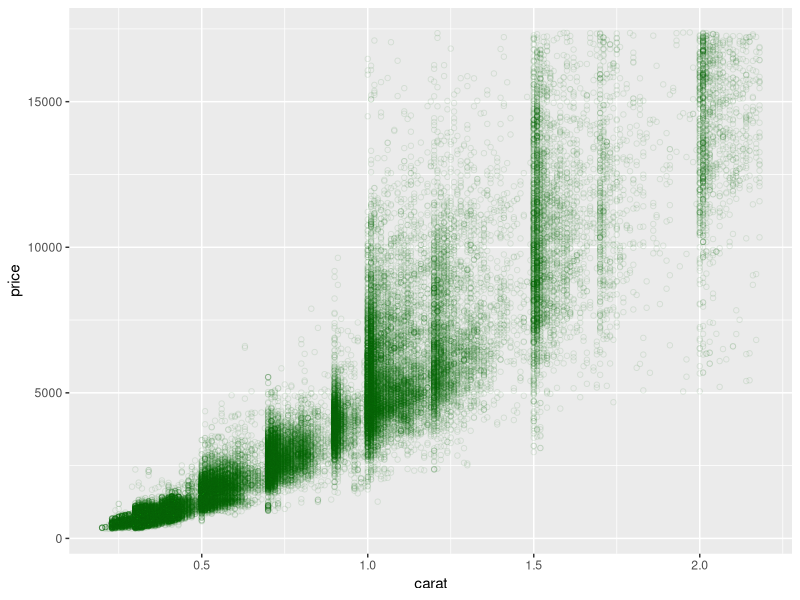
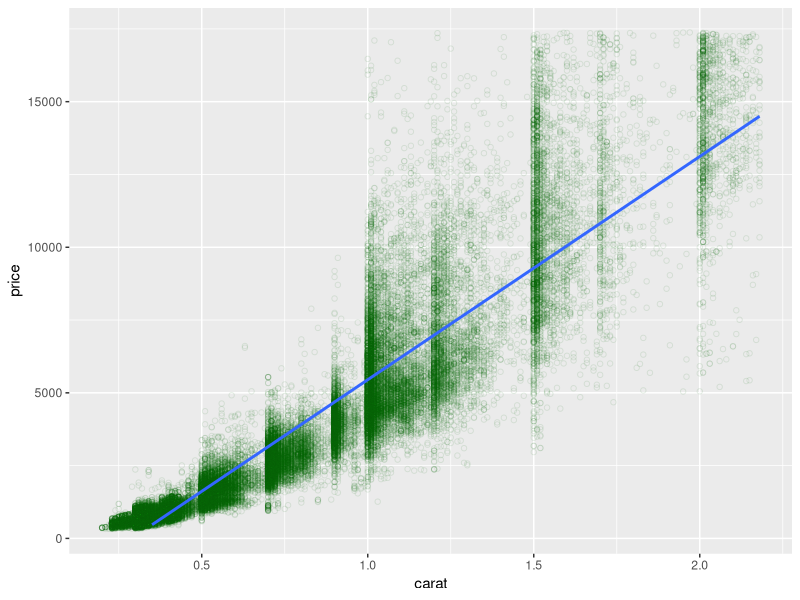

R code for these plots, in order: (Note: this script raises an error after producing the figures.)
# Predictive Analysis

library(ggplot2)
library(ggthemes)
library(gridExtra)
library(scales)
library(dplyr)
#install.packages('GGally')
library(GGally)
#install.packages('memisc')
library(memisc)
library(lattice)
library(MASS)
#install.packages('car')
library(car)
library(reshape2)
library(dplyr)

# load dataset 
data("diamonds")

# find all info available on the dataset 
help("diamonds")

# Create a scatterplot of price (y) vs carat weight (x).
# Limit the x-axis and y-axis to omit the top 1% of values.
ggplot(diamonds, aes(x=carat, y=price)) +
  geom_point(color="darkgreen", alpha = 1/10 , shape = 21) +
  scale_x_continuous(limits=c(min(diamonds$carat), quantile(diamonds$carat, 0.99))) +
  scale_y_continuous(limits=c(min(diamonds$price), quantile(diamonds$price, 0.99)))

# Non- Linear Relationship

ggplot(diamonds, aes(x=carat, y=price)) +
  geom_point(color="darkgreen", alpha = 1/10 , shape = 21) +
  stat_smooth(method="lm") +
  scale_x_continuous(limits=c(min(diamonds$carat), quantile(diamonds$carat, 0.99))) +
  scale_y_continuous(limits=c(min(diamonds$price), quantile(diamonds$price, 0.99)))

# Linear Model results in a seemingly incorrect model. We can miss
# prediction in many places.

set.seed(20022012)
diamonds_samp <- diamonds[sample(1:length(diamonds$price),10000),]
ggpairs(diamond_samp,
        lower = list(continuous = wrap("points", shape = I('.'))),
        upper = list(combo = wrap("box", outlier.shape = I('.'))))

# We notice the followings:
# diamond price is almost linearly correlated with x, y, z and carat; 
# These are the critical factors driving price
# diamond price seems related to cut/color/clarity but is not very 
# clear from this plot 
# diamond price seems not directly related to depth and table

# Create two histograms of the price variable
# and place them side by side on one output image.

plot1 <- ggplot(diamonds,aes(x=price))+
  geom_histogram(color='darkblue',fill = 'darkblue',  binwidth=100)+
  scale_x_continuous()+
  ggtitle('Price')

plot2 <- ggplot(diamonds,aes(x=price))+
  geom_histogram(color='darkred',fill='darkred',  binwidth=0.01)+
  scale_x_log10()+
  ggtitle('Price(log10)')

grid.arrange(plot1, plot2, ncol = 2)

# It’s obvious that the price histogram is skewed to the left
# side while the log10(price) seems to be a bell curve distributed.
# Also, the two peaks in the log10(price) plot coincides with 
# the 1st and 3rd quantile of price going side by side of the rich/poor
# theory explained. 

### Create a new function to transform the carat variable
cuberoot_trans = function() trans_new('cuberoot',
                                      transform = function(x) x^(1/3),
                                      inverse = function(x) x^3)

### Use the cuberoot_trans function
ggplot(aes(carat, price), data = diamonds) + 
  geom_point(color = 'darkblue',
             alpha = 1/10, 
             size = 0.75,
             position = 'jitter') + 
  scale_x_continuous(trans = cuberoot_trans(), limits = c(0.2, 3),
                     breaks = c(0.2, 0.5, 1, 2, 3)) + 
  scale_y_continuous(trans = log10_trans(), limits = c(350, 15000),
                     breaks = c(350, 1000, 5000, 10000, 15000)) +
  ggtitle('Price (log10) by Cube-Root of Carat')

# Now the log10(price) is almost linear with cuberoot of carat
# we can move on to the modeling.

# Explain the Price change by colour, clarity and cut.

library(RColorBrewer)

ggplot(aes(x = carat, y = price, color=clarity), data = diamonds) + 
  geom_point(alpha = 0.5, size = 1, position = 'jitter') +
  scale_color_brewer(type = 'div',
                     guide = guide_legend(title = 'Clarity', reverse = T,
                                          override.aes = list(alpha = 1, size = 2))) +                         
  scale_x_continuous(trans = cuberoot_trans(), limits = c(0.2, 3),
                     breaks = c(0.2, 0.5, 1, 2, 3)) + 
  scale_y_continuous(trans = log10_trans(), limits = c(350, 15000),
                     breaks = c(350, 1000, 5000, 10000, 15000)) +
  ggtitle('Price (log10) by Cube-Root of Carat and Clarity')

# It’s clear that Clarity factors into the diamond price - 
# a better clarity almost always has higher price than lower 
# end clarity.

ggplot(aes(x = carat, y = price, color=cut), data = diamonds) + 
  geom_point(alpha = 0.5, size = 1, position = 'jitter') +
  scale_color_brewer(type = 'div',
                     guide = guide_legend(title = 'Cut', reverse = T,
                                          override.aes = list(alpha = 1, size = 2))) +                         
  scale_x_continuous(trans = cuberoot_trans(), limits = c(0.2, 3),
                     breaks = c(0.2, 0.5, 1, 2, 3)) + 
  scale_y_continuous(trans = log10_trans(), limits = c(350, 15000),
                     breaks = c(350, 1000, 5000, 10000, 15000)) +
  ggtitle('Price (log10) by Cube-Root of Carat and Cut')

# Don't think  it really matters alot. We do not see much variation
# on the cut.

ggplot(aes(x = carat, y = price, color=color), data = diamonds) + 
  geom_point(alpha = 0.5, size = 1, position = 'jitter') +
  scale_color_brewer(type = 'div',
                     guide = guide_legend(title = 'Color', reverse = FALSE,
                                          override.aes = list(alpha = 1, size = 2))) +                         
  scale_x_continuous(trans = cuberoot_trans(), limits = c(0.2, 3),
                     breaks = c(0.2, 0.5, 1, 2, 3)) + 
  scale_y_continuous(trans = log10_trans(), limits = c(350, 15000),
                     breaks = c(350, 1000, 5000, 10000, 15000)) +
  ggtitle('Price (log10) by Cube-Root of Carat and Color')

# This looks similar with previous Clarity plot and 
# Color should be also considered as an factor for price.

# PREDICT
# Price is the outcome and carat is the predictor variable.

m1 <- lm(I(log10(price)) ~ I(carat^(1/3)), data = diamonds)
m2 <- update(m1,~ . +carat)
m3 <- update(m2,~ . +cut)
m4 <- update(m3,~ . +color)
m5 <- update(m4,~ . +clarity)
mtable(m1,m2,m3,m4,m5,sdigits = 3)

# the linear model for the diamond price is:
# Log(price)= 0.18+3.97carat1/3−0.474carat+pc5∗cutcoef+pc7∗colorcoef+pc8∗claritycoef
# where pc5, pc7 and pc8 are polynomial contrast with n=5, 7, 8, respectively.

thisDiamond <- data.frame(carat=1, cut='Very Good',
                          color='G',clarity='VS2')
modelEstimate <- predict(m5,newdata = thisDiamond,
                         interval = "prediction",level = .95)
10^modelEstimate

# The predicted price is $5,232.11 vs. actual price $5,600.
